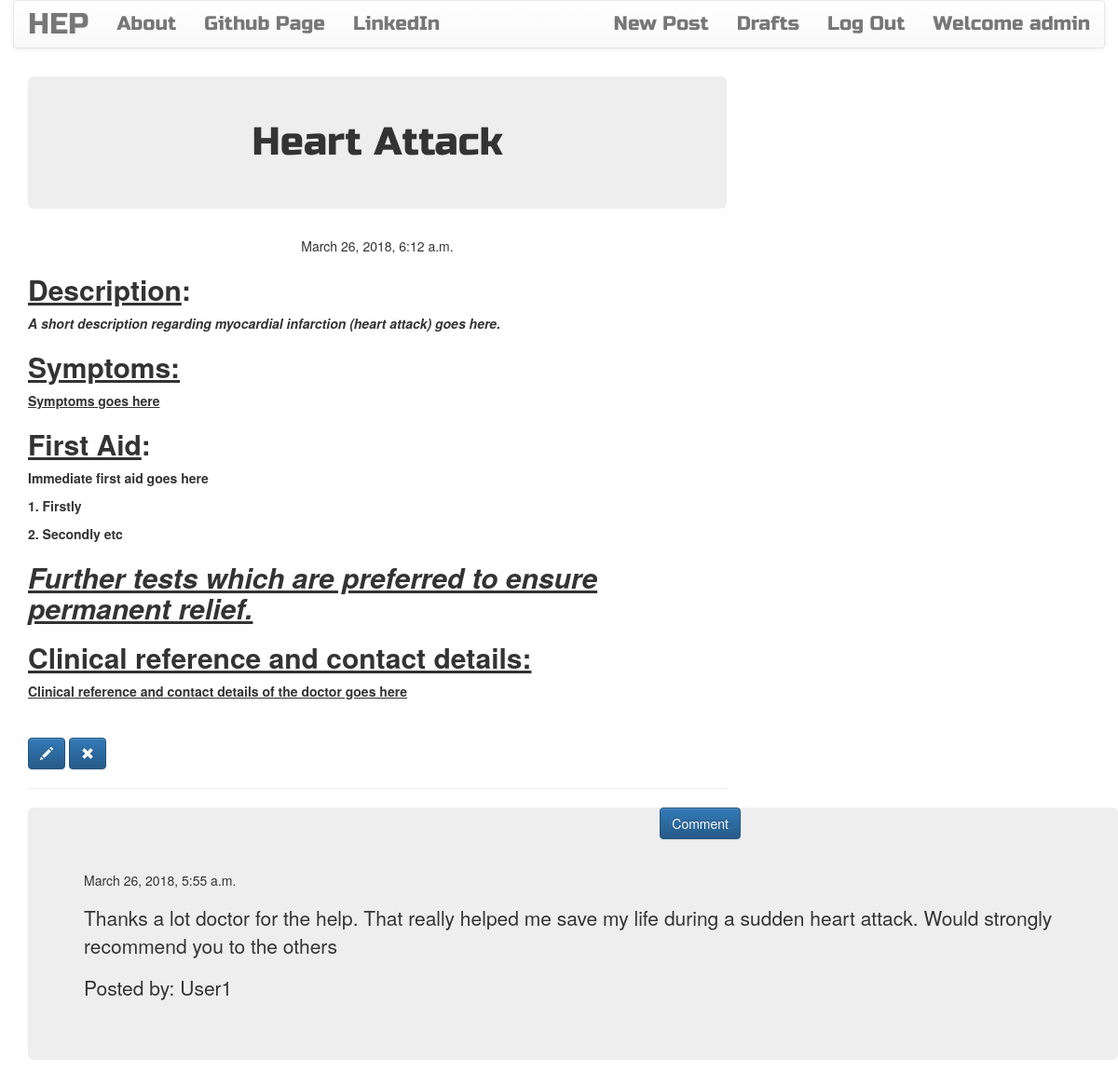
The app's page /post/7 (signed in) with its own data.
### blog/models.py (models this page shows, shortened)
class Post(models.Model):
    author = models.ForeignKey('auth.User')
    title = models.CharField(max_length=260)
    text = models.TextField()
    created_date = models.DateTimeField(default = timezone.now)
    published_date = models.DateTimeField(blank=True,null=True)

class Comment(models.Model):
    post = models.ForeignKey('blog.Post',related_name='comments')
    author = models.CharField(max_length=200)
    text = models.TextField()
    created_date = models.DateTimeField(default = timezone.now())
    approved_comment = models.BooleanField(default = False)

### blog/views.py (the view)
# urls.py: url(r'^post/(?P<pk>\d+)$', views.PostDetailView.as_view(),name='post_detail'),
class PostDetailView(DetailView):
    model = Post

### blog/templates/blog/post_detail.html (shortened to what this page needs)
{% extends "blog/base.html" %}
{% block content %}
<h1 class="posttitle loader jumbotron">{{post.title}}</h1>
{% if post.published_date %}
<div class="date postdate">
{{post.published_date}}
</div>
{% else %}
<a class="btn btn-default" href="{% url 'post_publish' pk=post.pk %}">Publish</a>
{% endif %}
<p class="postcontent">{{post.text|safe|linebreaksbr}}</p>
{% if user.is_authenticated %}
<a class="btn btn-primary" href="{% url 'post_edit' pk=post.pk %}"><span class="glyphicon glyphicon-pencil"></span></a>
<a class="btn btn-primary" href="{% url 'post_remove' pk=post.pk %}"><span class="glyphicon glyphicon-remove"></span></a>
{% endif %}
<hr>
<a class="btn btn-primary btn-comment"  href="{% url 'add_comment_to_post' pk=post.pk %}">Comment</a>
<div class="container jumbotron">
{% for comment in post.comments.all %}
<br>
{% if user.is_authenticated or comment.approved_comment %}
{{comment.created_date}}
    <p style="color:white">{{comment.text|safe|linebreaksbr}}</p>
    <p>Posted by: {{comment.author}}</p>
{% endif %}
{% empty %}
<p>No Comments</p>
{% endfor %}
</div>
{% endblock %}

### blog/templates/blog/base.html (shortened to what this page needs)
<!DOCTYPE html>
{% load staticfiles %}
<html>
<head>
<link rel="stylesheet" href="https://maxcdn.bootstrapcdn.com/bootstrap/3.3.7/css/bootstrap.min.css">
<link rel="stylesheet" href="https://maxcdn.bootstrapcdn.com/bootstrap/3.3.7/css/bootstrap-theme.min.css">
<link rel="stylesheet" href="//cdn.jsdelivr.net/npm/medium-editor@latest/dist/css/medium-editor.min.css" type="text/css" media="screen" charset="utf-8">
<link rel="stylesheet" type="text/css" href="{% static 'css/blog.css'  %}">
</head>
<body class="loader" >
<nav class="navbar navbar-default techfont custom-navbar">
	<div class="container">
		<ul class="nav navbar-nav">
		<li><a class="navbar-brand bigbrand" href="{% url 'post_list' %}">HEP</a></li>
		<li><a href="{% url 'about' %}">About</a></li>
		<li><a href="https://www.github.com">Github Page</a></li>
		<li><a href="https://linkedin.com">LinkedIn</a></li>
		</ul>
		<ul class="nav navbar-nav navbar-right">
			 {% if user.is_authenticated %}
			 	<li><a href="{% url 'post_new' %}">New Post</a></li>
			 	<li><a href="{% url 'post_draft_list' %}">Drafts</a></li>
			 	<li><a href="{% url 'logout' %}">Log Out</a></li>
			 	<li><a>Welcome {{user.username}}</a></li>
			 	{% else %}
			 	<li><a class="nav navbar-right" href="{% url 'login' %}"><span class="glyphicon glyphicon-user"></span></a></li>
			 {% endif %}
		</ul>
	</div>
</nav>
<div class="content container">
	<div class="row">
		<div class="col-md-8">
			<div class="blog_posts">
				{% block content %}
				{% endblock %}
			</div>
		</div>
	</div>
</div>
</body>
</html>

### blog/static/css/blog.css (style rules this page uses)
.loader { filter:hue-rotate(0deg); color:linear-gradient(45deg,#0f8,#08f); animation:hue 10000ms infinite linear; }
.techfont { font-family: 'Russo One', sans-serif; font-size: 1.5em; margin-bottom: 10px; }
.bigbrand { font-size: 1.5em; }
.postdate { text-align: center; }
.posttitle { font-family: 'Russo One',sans-serif; font-size: 3em; text-align: center; }
.postcontent { font-family: 'Montserrat'; font-size: 1.5em; }
.btn-comment { position: absolute; right: 0px; }
body { background-color: white; }
body { height: 100%; width: 100%; display: -webkit-box; display: -ms-flexbox; display: flex; -webkit-box-orient: vertical; -webkit-box-direction: normal; -ms-flex-direction: column; flex-direction: column; -webkit-box-pack: center; -ms-flex-pack: center; justify-content: center; -webkit-box-align: center; -ms-flex-align: center; align-items: center; }

### records on screen
Post: title "Heart Attack", published_date "March 26, 2018, 6:12 a.m.", text "Description : A short description regarding myocardial infarction (heart attack) goes here. Symptoms: Symptoms goes here First Aid : Immediate first aid goes here 1. Firstly 2. Secondly etc Further tests which are preferred to ensure permanent relief. Clinical reference and contact details: Clinical reference and contact details of the doctor goes here"
Comment: created_date "March 26, 2018, 5:55 a.m.", text "Thanks a lot doctor for the help. That really helped me save my life during a sudden heart attack. Would strongly recommend you to the others", author "User1"

### other values on screen
{{ user.username }} "admin"
